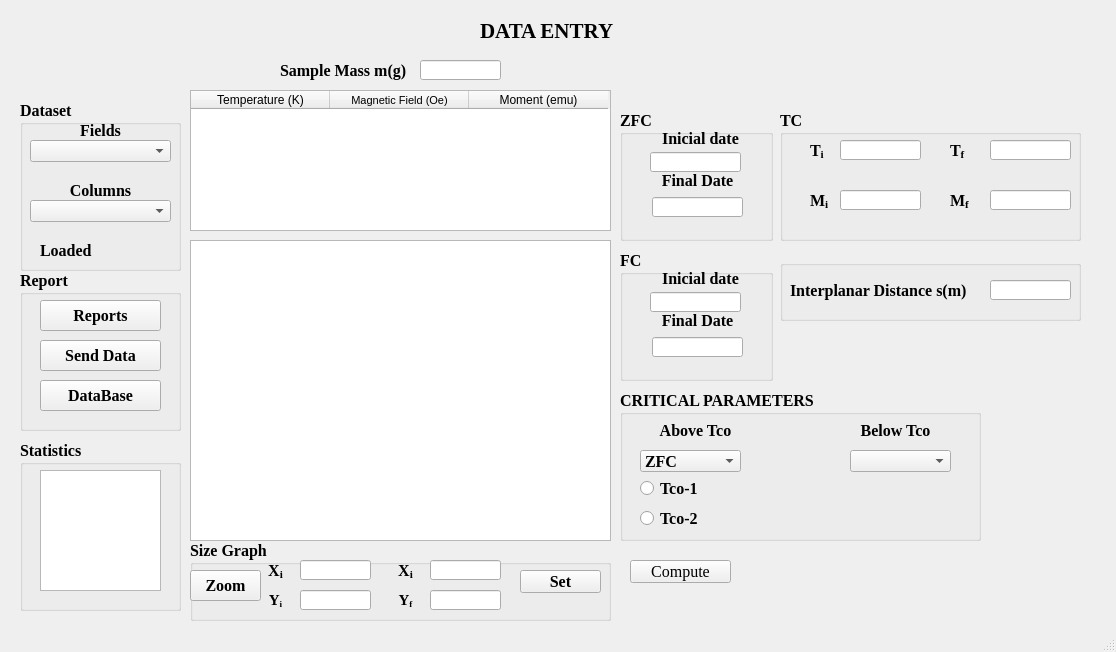
<?xml version="1.0" encoding="UTF-8"?>
<ui version="4.0">
 <class>VentanaTco</class>
 <widget class="QMainWindow" name="VentanaTco">
  <property name="enabled">
   <bool>true</bool>
  </property>
  <property name="geometry">
   <rect>
    <x>0</x>
    <y>0</y>
    <width>1116</width>
    <height>652</height>
   </rect>
  </property>
  <property name="cursor">
   <cursorShape>ArrowCursor</cursorShape>
  </property>
  <property name="windowTitle">
   <string>MainWindow</string>
  </property>
  <property name="autoFillBackground">
   <bool>false</bool>
  </property>
  <widget class="QWidget" name="centralwidget">
   <widget class="QGroupBox" name="groupBox">
    <property name="geometry">
     <rect>
      <x>780</x>
      <y>110</y>
      <width>301</width>
      <height>131</height>
     </rect>
    </property>
    <property name="font">
     <font>
      <family>Times New Roman</family>
      <pointsize>12</pointsize>
      <weight>75</weight>
      <bold>true</bold>
     </font>
    </property>
    <property name="title">
     <string>TC</string>
    </property>
    <widget class="QLabel" name="label_4">
     <property name="geometry">
      <rect>
       <x>30</x>
       <y>30</y>
       <width>31</width>
       <height>21</height>
      </rect>
     </property>
     <property name="font">
      <font>
       <family>Times New Roman</family>
       <pointsize>12</pointsize>
      </font>
     </property>
     <property name="text">
      <string>&lt;html&gt;&lt;head/&gt;&lt;body&gt;&lt;p&gt;&lt;span style=&quot; font-size:12pt;&quot;&gt;T&lt;/span&gt;&lt;span style=&quot; font-size:12pt; vertical-align:sub;&quot;&gt;i&lt;/span&gt;&lt;/p&gt;&lt;/body&gt;&lt;/html&gt;</string>
     </property>
     <property name="alignment">
      <set>Qt::AlignLeading|Qt::AlignLeft|Qt::AlignVCenter</set>
     </property>
    </widget>
    <widget class="QLabel" name="label_5">
     <property name="geometry">
      <rect>
       <x>170</x>
       <y>30</y>
       <width>31</width>
       <height>21</height>
      </rect>
     </property>
     <property name="font">
      <font>
       <family>Times New Roman</family>
       <pointsize>12</pointsize>
      </font>
     </property>
     <property name="text">
      <string>&lt;html&gt;&lt;head/&gt;&lt;body&gt;&lt;p&gt;&lt;span style=&quot; font-size:12pt;&quot;&gt;T&lt;/span&gt;&lt;span style=&quot; font-size:12pt; vertical-align:sub;&quot;&gt;f&lt;/span&gt;&lt;/p&gt;&lt;/body&gt;&lt;/html&gt;</string>
     </property>
     <property name="alignment">
      <set>Qt::AlignLeading|Qt::AlignLeft|Qt::AlignVCenter</set>
     </property>
    </widget>
    <widget class="QLineEdit" name="Tinicial">
     <property name="geometry">
      <rect>
       <x>60</x>
       <y>30</y>
       <width>81</width>
       <height>20</height>
      </rect>
     </property>
    </widget>
    <widget class="QLineEdit" name="Tfinal">
     <property name="geometry">
      <rect>
       <x>210</x>
       <y>30</y>
       <width>81</width>
       <height>20</height>
      </rect>
     </property>
    </widget>
    <widget class="QLabel" name="label_6">
     <property name="geometry">
      <rect>
       <x>30</x>
       <y>80</y>
       <width>21</width>
       <height>21</height>
      </rect>
     </property>
     <property name="font">
      <font>
       <family>Times New Roman</family>
       <pointsize>12</pointsize>
      </font>
     </property>
     <property name="text">
      <string>&lt;html&gt;&lt;head/&gt;&lt;body&gt;&lt;p&gt;&lt;span style=&quot; font-size:12pt;&quot;&gt;M&lt;/span&gt;&lt;span style=&quot; font-size:12pt; vertical-align:sub;&quot;&gt;i&lt;/span&gt;&lt;/p&gt;&lt;/body&gt;&lt;/html&gt;</string>
     </property>
     <property name="alignment">
      <set>Qt::AlignLeading|Qt::AlignLeft|Qt::AlignVCenter</set>
     </property>
    </widget>
    <widget class="QLineEdit" name="Minicial">
     <property name="geometry">
      <rect>
       <x>60</x>
       <y>80</y>
       <width>81</width>
       <height>20</height>
      </rect>
     </property>
    </widget>
    <widget class="QLabel" name="label_7">
     <property name="geometry">
      <rect>
       <x>170</x>
       <y>80</y>
       <width>31</width>
       <height>21</height>
      </rect>
     </property>
     <property name="font">
      <font>
       <family>Times New Roman</family>
       <pointsize>12</pointsize>
      </font>
     </property>
     <property name="text">
      <string>&lt;html&gt;&lt;head/&gt;&lt;body&gt;&lt;p&gt;M&lt;span style=&quot; vertical-align:sub;&quot;&gt;f&lt;/span&gt;&lt;/p&gt;&lt;/body&gt;&lt;/html&gt;</string>
     </property>
     <property name="alignment">
      <set>Qt::AlignLeading|Qt::AlignLeft|Qt::AlignVCenter</set>
     </property>
    </widget>
    <widget class="QLineEdit" name="Mfinal">
     <property name="geometry">
      <rect>
       <x>210</x>
       <y>80</y>
       <width>81</width>
       <height>20</height>
      </rect>
     </property>
    </widget>
   </widget>
   <widget class="QGroupBox" name="groupBox_2">
    <property name="geometry">
     <rect>
      <x>20</x>
      <y>100</y>
      <width>161</width>
      <height>171</height>
     </rect>
    </property>
    <property name="font">
     <font>
      <family>Times New Roman</family>
      <pointsize>12</pointsize>
      <weight>75</weight>
      <bold>true</bold>
     </font>
    </property>
    <property name="title">
     <string>Dataset</string>
    </property>
    <widget class="QLabel" name="label">
     <property name="geometry">
      <rect>
       <x>30</x>
       <y>20</y>
       <width>101</width>
       <height>21</height>
      </rect>
     </property>
     <property name="font">
      <font>
       <family>Times New Roman</family>
       <pointsize>12</pointsize>
      </font>
     </property>
     <property name="text">
      <string>Fields</string>
     </property>
     <property name="alignment">
      <set>Qt::AlignCenter</set>
     </property>
    </widget>
    <widget class="QComboBox" name="field">
     <property name="geometry">
      <rect>
       <x>10</x>
       <y>40</y>
       <width>141</width>
       <height>22</height>
      </rect>
     </property>
    </widget>
    <widget class="QLabel" name="label_2">
     <property name="geometry">
      <rect>
       <x>30</x>
       <y>80</y>
       <width>101</width>
       <height>21</height>
      </rect>
     </property>
     <property name="font">
      <font>
       <family>Times New Roman</family>
       <pointsize>12</pointsize>
      </font>
     </property>
     <property name="text">
      <string>Columns</string>
     </property>
     <property name="alignment">
      <set>Qt::AlignCenter</set>
     </property>
    </widget>
    <widget class="QComboBox" name="column">
     <property name="geometry">
      <rect>
       <x>10</x>
       <y>100</y>
       <width>141</width>
       <height>22</height>
      </rect>
     </property>
    </widget>
    <widget class="QLabel" name="label_22">
     <property name="geometry">
      <rect>
       <x>20</x>
       <y>140</y>
       <width>71</width>
       <height>21</height>
      </rect>
     </property>
     <property name="text">
      <string>Loaded</string>
     </property>
    </widget>
    <widget class="QLabel" name="loaded">
     <property name="geometry">
      <rect>
       <x>120</x>
       <y>140</y>
       <width>21</width>
       <height>21</height>
      </rect>
     </property>
     <property name="text">
      <string/>
     </property>
     <property name="pixmap">
      <pixmap>../Img/puntorojo.jpg</pixmap>
     </property>
     <property name="scaledContents">
      <bool>true</bool>
     </property>
    </widget>
   </widget>
   <widget class="QGroupBox" name="groupBox_5">
    <property name="geometry">
     <rect>
      <x>620</x>
      <y>390</y>
      <width>361</width>
      <height>151</height>
     </rect>
    </property>
    <property name="font">
     <font>
      <family>Times New Roman</family>
      <pointsize>12</pointsize>
      <weight>75</weight>
      <bold>true</bold>
     </font>
    </property>
    <property name="title">
     <string>CRITICAL PARAMETERS</string>
    </property>
    <widget class="QLabel" name="aboveTco">
     <property name="geometry">
      <rect>
       <x>30</x>
       <y>30</y>
       <width>91</width>
       <height>21</height>
      </rect>
     </property>
     <property name="text">
      <string>Above Tco</string>
     </property>
     <property name="alignment">
      <set>Qt::AlignCenter</set>
     </property>
    </widget>
    <widget class="QLabel" name="belowTco">
     <property name="geometry">
      <rect>
       <x>230</x>
       <y>30</y>
       <width>91</width>
       <height>21</height>
      </rect>
     </property>
     <property name="text">
      <string>Below Tco</string>
     </property>
     <property name="alignment">
      <set>Qt::AlignCenter</set>
     </property>
    </widget>
    <widget class="QComboBox" name="aboveTco_2">
     <property name="geometry">
      <rect>
       <x>20</x>
       <y>60</y>
       <width>101</width>
       <height>22</height>
      </rect>
     </property>
     <item>
      <property name="text">
       <string>ZFC</string>
      </property>
     </item>
     <item>
      <property name="text">
       <string>Tc</string>
      </property>
     </item>
     <item>
      <property name="text">
       <string>Tirr</string>
      </property>
     </item>
     <item>
      <property name="text">
       <string>Tco</string>
      </property>
     </item>
    </widget>
    <widget class="QComboBox" name="belowTco_2">
     <property name="geometry">
      <rect>
       <x>230</x>
       <y>60</y>
       <width>101</width>
       <height>22</height>
      </rect>
     </property>
    </widget>
    <widget class="QRadioButton" name="tco1">
     <property name="geometry">
      <rect>
       <x>20</x>
       <y>90</y>
       <width>82</width>
       <height>17</height>
      </rect>
     </property>
     <property name="font">
      <font>
       <family>Times New Roman</family>
       <pointsize>12</pointsize>
       <weight>75</weight>
       <bold>true</bold>
      </font>
     </property>
     <property name="text">
      <string>Tco-1</string>
     </property>
    </widget>
    <widget class="QRadioButton" name="tco2">
     <property name="geometry">
      <rect>
       <x>20</x>
       <y>120</y>
       <width>82</width>
       <height>17</height>
      </rect>
     </property>
     <property name="font">
      <font>
       <family>Times New Roman</family>
       <pointsize>12</pointsize>
       <weight>75</weight>
       <bold>true</bold>
      </font>
     </property>
     <property name="text">
      <string>Tco-2</string>
     </property>
    </widget>
   </widget>
   <widget class="QGroupBox" name="groupBox_4">
    <property name="geometry">
     <rect>
      <x>620</x>
      <y>110</y>
      <width>153</width>
      <height>131</height>
     </rect>
    </property>
    <property name="font">
     <font>
      <family>Times New Roman</family>
      <pointsize>12</pointsize>
      <weight>75</weight>
      <bold>true</bold>
     </font>
    </property>
    <property name="title">
     <string>ZFC</string>
    </property>
    <widget class="QLabel" name="label_8">
     <property name="geometry">
      <rect>
       <x>40</x>
       <y>20</y>
       <width>81</width>
       <height>16</height>
      </rect>
     </property>
     <property name="font">
      <font>
       <family>Times New Roman</family>
       <pointsize>12</pointsize>
      </font>
     </property>
     <property name="text">
      <string>Inicial date</string>
     </property>
     <property name="alignment">
      <set>Qt::AlignCenter</set>
     </property>
    </widget>
    <widget class="QLineEdit" name="Datoinicialzfc">
     <property name="geometry">
      <rect>
       <x>30</x>
       <y>42</y>
       <width>91</width>
       <height>20</height>
      </rect>
     </property>
    </widget>
    <widget class="QLabel" name="label_9">
     <property name="geometry">
      <rect>
       <x>37</x>
       <y>60</y>
       <width>81</width>
       <height>20</height>
      </rect>
     </property>
     <property name="text">
      <string>Final Date</string>
     </property>
     <property name="alignment">
      <set>Qt::AlignCenter</set>
     </property>
    </widget>
    <widget class="QLineEdit" name="Datofinalzfc">
     <property name="geometry">
      <rect>
       <x>32</x>
       <y>87</y>
       <width>91</width>
       <height>20</height>
      </rect>
     </property>
    </widget>
   </widget>
   <widget class="QLabel" name="label_3">
    <property name="geometry">
     <rect>
      <x>280</x>
      <y>60</y>
      <width>131</width>
      <height>21</height>
     </rect>
    </property>
    <property name="font">
     <font>
      <family>Times New Roman</family>
      <pointsize>12</pointsize>
     </font>
    </property>
    <property name="text">
     <string>&lt;html&gt;&lt;head/&gt;&lt;body&gt;&lt;p&gt;&lt;span style=&quot; font-size:12pt; font-weight:600;&quot;&gt;Sample Mass m(g)&lt;/span&gt;&lt;/p&gt;&lt;/body&gt;&lt;/html&gt;</string>
    </property>
    <property name="alignment">
     <set>Qt::AlignLeading|Qt::AlignLeft|Qt::AlignVCenter</set>
    </property>
   </widget>
   <widget class="QLineEdit" name="Masa">
    <property name="geometry">
     <rect>
      <x>420</x>
      <y>60</y>
      <width>81</width>
      <height>20</height>
     </rect>
    </property>
   </widget>
   <widget class="QGroupBox" name="groupBox_8">
    <property name="geometry">
     <rect>
      <x>780</x>
      <y>260</y>
      <width>301</width>
      <height>61</height>
     </rect>
    </property>
    <property name="font">
     <font>
      <family>Times New Roman</family>
      <pointsize>12</pointsize>
      <weight>75</weight>
      <bold>true</bold>
     </font>
    </property>
    <property name="title">
     <string/>
    </property>
    <widget class="QLineEdit" name="Distanciainterplanar">
     <property name="geometry">
      <rect>
       <x>210</x>
       <y>20</y>
       <width>81</width>
       <height>20</height>
      </rect>
     </property>
    </widget>
    <widget class="QLabel" name="label_16">
     <property name="geometry">
      <rect>
       <x>10</x>
       <y>20</y>
       <width>181</width>
       <height>21</height>
      </rect>
     </property>
     <property name="font">
      <font>
       <weight>50</weight>
       <bold>false</bold>
      </font>
     </property>
     <property name="text">
      <string>&lt;html&gt;&lt;head/&gt;&lt;body&gt;&lt;p&gt;&lt;span style=&quot; font-weight:600;&quot;&gt;Interplanar Distance s(m)&lt;/span&gt;&lt;/p&gt;&lt;/body&gt;&lt;/html&gt;</string>
     </property>
     <property name="alignment">
      <set>Qt::AlignLeading|Qt::AlignLeft|Qt::AlignVCenter</set>
     </property>
    </widget>
   </widget>
   <widget class="QGraphicsView" name="graphicsView">
    <property name="geometry">
     <rect>
      <x>190</x>
      <y>240</y>
      <width>421</width>
      <height>301</height>
     </rect>
    </property>
    <property name="sizePolicy">
     <sizepolicy hsizetype="Fixed" vsizetype="Minimum">
      <horstretch>0</horstretch>
      <verstretch>0</verstretch>
     </sizepolicy>
    </property>
    <property name="font">
     <font>
      <family>Times New Roman</family>
     </font>
    </property>
   </widget>
   <widget class="QGroupBox" name="groupBox_7">
    <property name="geometry">
     <rect>
      <x>190</x>
      <y>540</y>
      <width>421</width>
      <height>81</height>
     </rect>
    </property>
    <property name="font">
     <font>
      <family>Times New Roman</family>
      <pointsize>12</pointsize>
      <weight>75</weight>
      <bold>true</bold>
     </font>
    </property>
    <property name="title">
     <string>Size Graph</string>
    </property>
    <widget class="QLineEdit" name="size_x_min">
     <property name="geometry">
      <rect>
       <x>110</x>
       <y>20</y>
       <width>71</width>
       <height>20</height>
      </rect>
     </property>
    </widget>
    <widget class="QLabel" name="label_18">
     <property name="geometry">
      <rect>
       <x>70</x>
       <y>20</y>
       <width>31</width>
       <height>21</height>
      </rect>
     </property>
     <property name="font">
      <font>
       <family>Times New Roman</family>
       <pointsize>12</pointsize>
       <weight>75</weight>
       <bold>true</bold>
      </font>
     </property>
     <property name="text">
      <string>&lt;html&gt;&lt;head/&gt;&lt;body&gt;&lt;p&gt;&lt;span style=&quot; font-size:12pt; font-weight:600;&quot;&gt;X&lt;/span&gt;&lt;span style=&quot; font-size:12pt; font-weight:600; vertical-align:sub;&quot;&gt;i&lt;/span&gt;&lt;/p&gt;&lt;/body&gt;&lt;/html&gt;</string>
     </property>
     <property name="alignment">
      <set>Qt::AlignCenter</set>
     </property>
    </widget>
    <widget class="QLabel" name="label_19">
     <property name="geometry">
      <rect>
       <x>70</x>
       <y>50</y>
       <width>31</width>
       <height>21</height>
      </rect>
     </property>
     <property name="font">
      <font>
       <family>Times New Roman</family>
       <pointsize>12</pointsize>
       <weight>75</weight>
       <bold>true</bold>
      </font>
     </property>
     <property name="text">
      <string>&lt;html&gt;&lt;head/&gt;&lt;body&gt;&lt;p&gt;&lt;span style=&quot; font-size:11pt; font-weight:600;&quot;&gt;Y&lt;/span&gt;&lt;span style=&quot; font-size:11pt; font-weight:600; vertical-align:sub;&quot;&gt;i&lt;/span&gt;&lt;/p&gt;&lt;/body&gt;&lt;/html&gt;</string>
     </property>
     <property name="alignment">
      <set>Qt::AlignCenter</set>
     </property>
    </widget>
    <widget class="QLineEdit" name="size_y_min">
     <property name="geometry">
      <rect>
       <x>110</x>
       <y>50</y>
       <width>71</width>
       <height>20</height>
      </rect>
     </property>
    </widget>
    <widget class="QLineEdit" name="size_x_max">
     <property name="geometry">
      <rect>
       <x>240</x>
       <y>20</y>
       <width>71</width>
       <height>20</height>
      </rect>
     </property>
    </widget>
    <widget class="QLineEdit" name="size_y_max">
     <property name="geometry">
      <rect>
       <x>240</x>
       <y>50</y>
       <width>71</width>
       <height>20</height>
      </rect>
     </property>
    </widget>
    <widget class="QPushButton" name="Button_Set">
     <property name="geometry">
      <rect>
       <x>330</x>
       <y>30</y>
       <width>81</width>
       <height>23</height>
      </rect>
     </property>
     <property name="text">
      <string>Set</string>
     </property>
     <property name="autoDefault">
      <bool>false</bool>
     </property>
     <property name="default">
      <bool>false</bool>
     </property>
     <property name="flat">
      <bool>false</bool>
     </property>
    </widget>
    <widget class="QLabel" name="label_21">
     <property name="geometry">
      <rect>
       <x>200</x>
       <y>20</y>
       <width>31</width>
       <height>21</height>
      </rect>
     </property>
     <property name="font">
      <font>
       <family>Times New Roman</family>
       <pointsize>12</pointsize>
       <weight>75</weight>
       <bold>true</bold>
      </font>
     </property>
     <property name="text">
      <string>&lt;html&gt;&lt;head/&gt;&lt;body&gt;&lt;p&gt;&lt;span style=&quot; font-size:12pt; font-weight:600;&quot;&gt;X&lt;/span&gt;&lt;span style=&quot; font-size:12pt; font-weight:600; vertical-align:sub;&quot;&gt;i&lt;/span&gt;&lt;/p&gt;&lt;/body&gt;&lt;/html&gt;</string>
     </property>
     <property name="alignment">
      <set>Qt::AlignCenter</set>
     </property>
    </widget>
    <widget class="QLabel" name="label_20">
     <property name="geometry">
      <rect>
       <x>200</x>
       <y>50</y>
       <width>31</width>
       <height>21</height>
      </rect>
     </property>
     <property name="font">
      <font>
       <family>Times New Roman</family>
       <pointsize>12</pointsize>
       <weight>75</weight>
       <bold>true</bold>
      </font>
     </property>
     <property name="text">
      <string>&lt;html&gt;&lt;head/&gt;&lt;body&gt;&lt;p&gt;&lt;span style=&quot; font-size:11pt; font-weight:600;&quot;&gt;Y&lt;/span&gt;&lt;span style=&quot; font-size:11pt; font-weight:600; vertical-align:sub;&quot;&gt;f&lt;/span&gt;&lt;/p&gt;&lt;/body&gt;&lt;/html&gt;</string>
     </property>
     <property name="alignment">
      <set>Qt::AlignCenter</set>
     </property>
    </widget>
    <widget class="QPushButton" name="Button_Zoom">
     <property name="geometry">
      <rect>
       <x>0</x>
       <y>30</y>
       <width>71</width>
       <height>31</height>
      </rect>
     </property>
     <property name="text">
      <string>Zoom</string>
     </property>
     <property name="icon">
      <iconset>
       <normaloff>../Img/zoom.jpg</normaloff>../Img/zoom.jpg</iconset>
     </property>
    </widget>
   </widget>
   <widget class="QLabel" name="label_13">
    <property name="enabled">
     <bool>true</bool>
    </property>
    <property name="geometry">
     <rect>
      <x>990</x>
      <y>550</y>
      <width>111</width>
      <height>51</height>
     </rect>
    </property>
    <property name="text">
     <string/>
    </property>
    <property name="pixmap">
     <pixmap>../Img/Uptc_Logo.png</pixmap>
    </property>
    <property name="scaledContents">
     <bool>true</bool>
    </property>
   </widget>
   <widget class="QLabel" name="Logo_GFM">
    <property name="geometry">
     <rect>
      <x>20</x>
      <y>20</y>
      <width>81</width>
      <height>81</height>
     </rect>
    </property>
    <property name="text">
     <string/>
    </property>
    <property name="pixmap">
     <pixmap>../Img/GSM.jpg</pixmap>
    </property>
    <property name="scaledContents">
     <bool>true</bool>
    </property>
   </widget>
   <widget class="QLabel" name="Logo_Telematics">
    <property name="geometry">
     <rect>
      <x>940</x>
      <y>30</y>
      <width>151</width>
      <height>71</height>
     </rect>
    </property>
    <property name="tabletTracking">
     <bool>false</bool>
    </property>
    <property name="focusPolicy">
     <enum>Qt::NoFocus</enum>
    </property>
    <property name="acceptDrops">
     <bool>false</bool>
    </property>
    <property name="text">
     <string/>
    </property>
    <property name="pixmap">
     <pixmap>../Img/Telematics.png</pixmap>
    </property>
    <property name="scaledContents">
     <bool>true</bool>
    </property>
   </widget>
   <widget class="QLabel" name="label_17">
    <property name="geometry">
     <rect>
      <x>480</x>
      <y>20</y>
      <width>141</width>
      <height>21</height>
     </rect>
    </property>
    <property name="font">
     <font>
      <family>Times New Roman</family>
      <pointsize>16</pointsize>
      <weight>75</weight>
      <bold>true</bold>
     </font>
    </property>
    <property name="text">
     <string>DATA ENTRY</string>
    </property>
   </widget>
   <widget class="QGroupBox" name="groupBox_3">
    <property name="geometry">
     <rect>
      <x>20</x>
      <y>270</y>
      <width>161</width>
      <height>161</height>
     </rect>
    </property>
    <property name="font">
     <font>
      <family>Times New Roman</family>
      <pointsize>12</pointsize>
      <weight>75</weight>
      <bold>true</bold>
     </font>
    </property>
    <property name="title">
     <string>Report</string>
    </property>
    <widget class="QPushButton" name="reportes">
     <property name="geometry">
      <rect>
       <x>20</x>
       <y>30</y>
       <width>121</width>
       <height>31</height>
      </rect>
     </property>
     <property name="text">
      <string>Reports</string>
     </property>
     <property name="icon">
      <iconset>
       <normaloff>../Img/report.jpg</normaloff>../Img/report.jpg</iconset>
     </property>
     <property name="iconSize">
      <size>
       <width>30</width>
       <height>30</height>
      </size>
     </property>
     <property name="autoDefault">
      <bool>false</bool>
     </property>
     <property name="default">
      <bool>false</bool>
     </property>
     <property name="flat">
      <bool>false</bool>
     </property>
    </widget>
    <widget class="QPushButton" name="btnenviar">
     <property name="geometry">
      <rect>
       <x>20</x>
       <y>70</y>
       <width>121</width>
       <height>31</height>
      </rect>
     </property>
     <property name="text">
      <string>Send Data</string>
     </property>
     <property name="icon">
      <iconset>
       <normaloff>../Img/send.png</normaloff>../Img/send.png</iconset>
     </property>
     <property name="iconSize">
      <size>
       <width>25</width>
       <height>25</height>
      </size>
     </property>
     <property name="autoDefault">
      <bool>false</bool>
     </property>
     <property name="default">
      <bool>false</bool>
     </property>
     <property name="flat">
      <bool>false</bool>
     </property>
    </widget>
    <widget class="QPushButton" name="dataBase">
     <property name="geometry">
      <rect>
       <x>20</x>
       <y>110</y>
       <width>121</width>
       <height>31</height>
      </rect>
     </property>
     <property name="text">
      <string>DataBase</string>
     </property>
     <property name="icon">
      <iconset>
       <normaloff>../Img/Database.jpg</normaloff>../Img/Database.jpg</iconset>
     </property>
     <property name="iconSize">
      <size>
       <width>30</width>
       <height>30</height>
      </size>
     </property>
     <property name="autoDefault">
      <bool>false</bool>
     </property>
     <property name="default">
      <bool>false</bool>
     </property>
     <property name="flat">
      <bool>false</bool>
     </property>
    </widget>
   </widget>
   <widget class="QPushButton" name="calcular">
    <property name="geometry">
     <rect>
      <x>630</x>
      <y>560</y>
      <width>101</width>
      <height>23</height>
     </rect>
    </property>
    <property name="font">
     <font>
      <family>Times New Roman</family>
      <pointsize>12</pointsize>
     </font>
    </property>
    <property name="text">
     <string>Compute</string>
    </property>
   </widget>
   <widget class="QTableWidget" name="TableDataset">
    <property name="geometry">
     <rect>
      <x>190</x>
      <y>90</y>
      <width>421</width>
      <height>141</height>
     </rect>
    </property>
    <property name="sizePolicy">
     <sizepolicy hsizetype="Fixed" vsizetype="Expanding">
      <horstretch>2</horstretch>
      <verstretch>10</verstretch>
     </sizepolicy>
    </property>
    <property name="showGrid">
     <bool>true</bool>
    </property>
    <property name="wordWrap">
     <bool>true</bool>
    </property>
    <property name="cornerButtonEnabled">
     <bool>true</bool>
    </property>
    <attribute name="horizontalHeaderDefaultSectionSize">
     <number>139</number>
    </attribute>
    <attribute name="horizontalHeaderMinimumSectionSize">
     <number>30</number>
    </attribute>
    <column>
     <property name="text">
      <string>Temperature (K)</string>
     </property>
     <property name="textAlignment">
      <set>AlignCenter</set>
     </property>
    </column>
    <column>
     <property name="text">
      <string>Magnetic Field (Oe)</string>
     </property>
     <property name="font">
      <font>
       <pointsize>8</pointsize>
      </font>
     </property>
     <property name="textAlignment">
      <set>AlignHCenter|AlignBottom</set>
     </property>
    </column>
    <column>
     <property name="text">
      <string>Moment (emu)</string>
     </property>
     <property name="textAlignment">
      <set>AlignCenter</set>
     </property>
    </column>
   </widget>
   <widget class="QGroupBox" name="groupBox_6">
    <property name="geometry">
     <rect>
      <x>20</x>
      <y>440</y>
      <width>161</width>
      <height>171</height>
     </rect>
    </property>
    <property name="font">
     <font>
      <family>Times New Roman</family>
      <pointsize>12</pointsize>
      <weight>75</weight>
      <bold>true</bold>
     </font>
    </property>
    <property name="title">
     <string>Statistics</string>
    </property>
    <widget class="QTextBrowser" name="resultados">
     <property name="geometry">
      <rect>
       <x>20</x>
       <y>30</y>
       <width>121</width>
       <height>121</height>
      </rect>
     </property>
    </widget>
   </widget>
   <widget class="QGroupBox" name="groupBox_9">
    <property name="geometry">
     <rect>
      <x>620</x>
      <y>250</y>
      <width>153</width>
      <height>131</height>
     </rect>
    </property>
    <property name="font">
     <font>
      <family>Times New Roman</family>
      <pointsize>12</pointsize>
      <weight>75</weight>
      <bold>true</bold>
     </font>
    </property>
    <property name="title">
     <string>FC</string>
    </property>
    <widget class="QLabel" name="label_10">
     <property name="geometry">
      <rect>
       <x>40</x>
       <y>20</y>
       <width>81</width>
       <height>16</height>
      </rect>
     </property>
     <property name="font">
      <font>
       <family>Times New Roman</family>
       <pointsize>12</pointsize>
      </font>
     </property>
     <property name="text">
      <string>Inicial date</string>
     </property>
     <property name="alignment">
      <set>Qt::AlignCenter</set>
     </property>
    </widget>
    <widget class="QLineEdit" name="Datoinicialfc">
     <property name="geometry">
      <rect>
       <x>30</x>
       <y>42</y>
       <width>91</width>
       <height>20</height>
      </rect>
     </property>
    </widget>
    <widget class="QLabel" name="label_11">
     <property name="geometry">
      <rect>
       <x>37</x>
       <y>60</y>
       <width>81</width>
       <height>20</height>
      </rect>
     </property>
     <property name="text">
      <string>Final Date</string>
     </property>
     <property name="alignment">
      <set>Qt::AlignCenter</set>
     </property>
    </widget>
    <widget class="QLineEdit" name="Datofinalfc">
     <property name="geometry">
      <rect>
       <x>32</x>
       <y>87</y>
       <width>91</width>
       <height>20</height>
      </rect>
     </property>
    </widget>
   </widget>
  </widget>
  <widget class="QMenuBar" name="menubar">
   <property name="geometry">
    <rect>
     <x>0</x>
     <y>0</y>
     <width>1116</width>
     <height>21</height>
    </rect>
   </property>
  </widget>
  <widget class="QStatusBar" name="statusbar"/>
 </widget>
 <tabstops>
  <tabstop>field</tabstop>
  <tabstop>Tinicial</tabstop>
  <tabstop>Tfinal</tabstop>
  <tabstop>Minicial</tabstop>
  <tabstop>Mfinal</tabstop>
  <tabstop>Masa</tabstop>
  <tabstop>size_x_min</tabstop>
  <tabstop>size_x_max</tabstop>
  <tabstop>size_y_min</tabstop>
  <tabstop>size_y_max</tabstop>
  <tabstop>Datoinicialzfc</tabstop>
  <tabstop>Datofinalzfc</tabstop>
  <tabstop>column</tabstop>
  <tabstop>Distanciainterplanar</tabstop>
  <tabstop>graphicsView</tabstop>
  <tabstop>aboveTco_2</tabstop>
  <tabstop>tco1</tabstop>
  <tabstop>belowTco_2</tabstop>
  <tabstop>tco2</tabstop>
  <tabstop>Button_Set</tabstop>
  <tabstop>reportes</tabstop>
  <tabstop>dataBase</tabstop>
  <tabstop>calcular</tabstop>
 </tabstops>
 <resources/>
 <connections/>
</ui>
